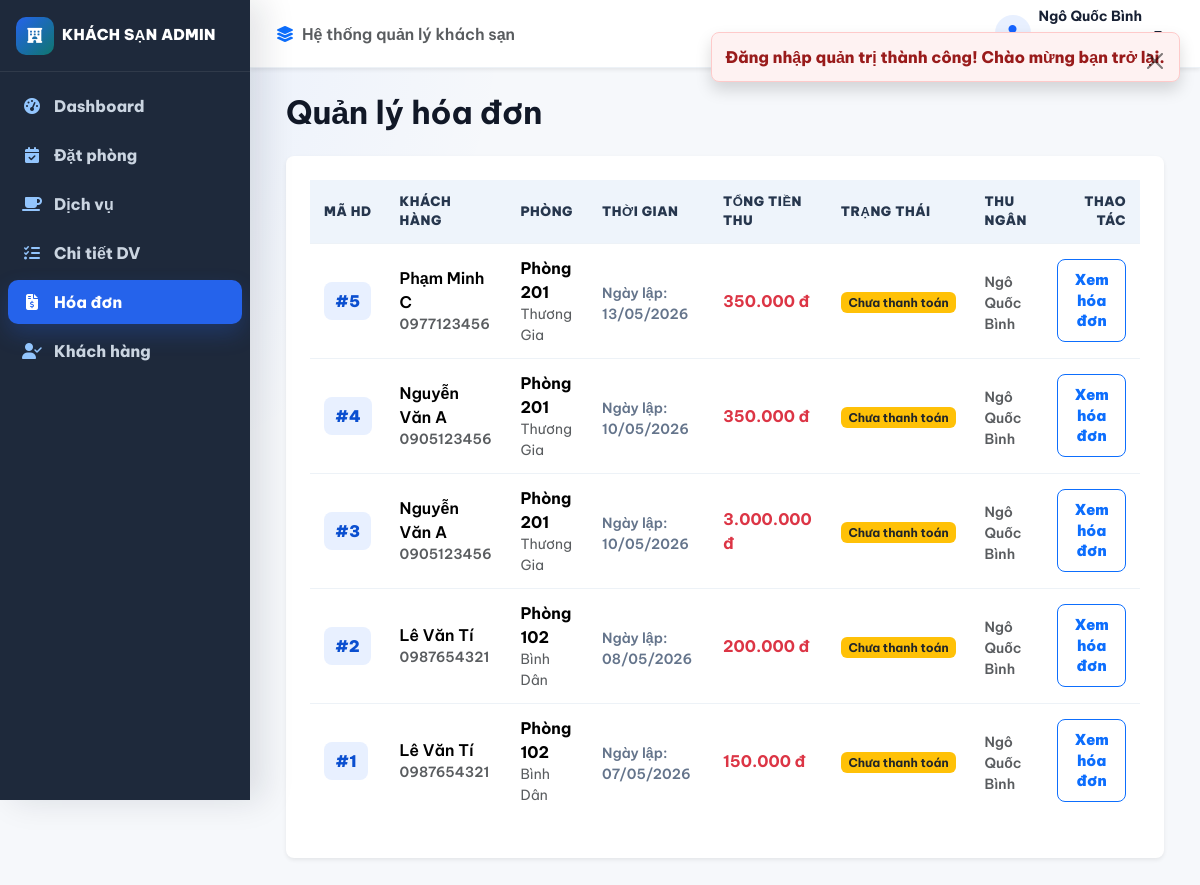
/admin/index.php?c=hoa-don (signed in), run on the app's committed database.
### tables this page shows
CREATE TABLE NHANVIEN
(
    MaNhanVien INT AUTO_INCREMENT PRIMARY KEY,
    Username VARCHAR(20),
    `Password` VARCHAR(255),
    TenNhanVien VARCHAR(100),
    NgaySinh DATE,
    CMND VARCHAR(20),
    NgayVaoLam DATE,
    MaChucVu INT,
    UNIQUE KEY uq_staff_username (Username),
    CONSTRAINT FK_NHANVIEN_CHUCVU 
        FOREIGN KEY (MaChucVu) REFERENCES CHUCVU(MaChucVu)
);

CREATE TABLE HOADON
(
    MaHoaDon INT AUTO_INCREMENT PRIMARY KEY,
    NgayThuTien DATE,
    SoTienThu INT,
    ChiTietJSON LONGTEXT NULL,
    MaCTDatPhong INT,
    MaNhanVien INT,
    TrangThai VARCHAR(30) DEFAULT 'CHUA_THANH_TOAN',
    CONSTRAINT FK_HOADON_CTDATPHONG 
        FOREIGN KEY (MaCTDatPhong) REFERENCES CTDATPHONG(MaCTDatPhong),
    CONSTRAINT FK_HOADON_NHANVIEN 
        FOREIGN KEY (MaNhanVien) REFERENCES NHANVIEN(MaNhanVien)
);

CREATE TABLE KHACHHANG
(
    MaKhachHang INT AUTO_INCREMENT PRIMARY KEY,
    HoTen VARCHAR(255),
    Email VARCHAR(254),
    DiaChi VARCHAR(255),
    DienThoai VARCHAR(20),
    CMND VARCHAR(20),
    MatKhau VARCHAR(255),
    TrangThai VARCHAR(30) DEFAULT 'HOAT_DONG',
    EmailConnexion VARCHAR(254) GENERATED ALWAYS AS (NULLIF(Email, '')) STORED,
    UNIQUE KEY uq_customer_phone (DienThoai),
    UNIQUE KEY uq_customer_email (EmailConnexion)
);

CREATE TABLE PHONG
(
    MaPhong INT PRIMARY KEY,
    MaLoaiPhong INT,
    HinhAnhDaiDien VARCHAR(255),
    TrangThai VARCHAR(30) DEFAULT 'Trống',
    CONSTRAINT FK_PHONG_LOAIPHONG 
        FOREIGN KEY (MaLoaiPhong) REFERENCES LOAIPHONG(MaLoaiPhong)
);

CREATE TABLE LOAIPHONG
(
    MaLoaiPhong INT AUTO_INCREMENT PRIMARY KEY,
    TenLoaiPhong VARCHAR(20),
    GiaPhong INT,
    MoTa VARCHAR(255),
    DaXoa BOOLEAN DEFAULT FALSE
);

### controllers/admin/HoaDonController.php (called while the page is built, shortened)
<?php
require_once __DIR__ . '/../../config/auth.php';
require_once __DIR__ . '/../../config/helpers.php';
require_once __DIR__ . '/../../models/HoaDonModel.php';
class HoaDonController {
    public function list(): void {
        Auth::requirePermission('HOA_DON');
        $items = HoaDonModel::getAll();
        render_admin_view('hoa-don/list', [
            'title' => 'Quản lý Hóa đơn',
            'items' => $items
        ]);
    }
}

### config/auth.php (called while the page is built, shortened)
<?php
require_once __DIR__ . '/database.php';
require_once __DIR__ . '/helpers.php';
class Auth {
    public static function isAdminLoggedIn(): bool {
        static $checked = false;
        if (!$checked) {
            $checked = true;
            $stmt = getDB()->prepare('SELECT nv.*, cv.TenChucVu FROM NHANVIEN nv LEFT JOIN CHUCVU cv ON cv.MaChucVu = nv.MaChucVu WHERE MaNhanVien = ?');
            $stmt->execute([$_SESSION['admin_user']['id']]);
        }
        return true;
    }
    public static function hasPermission(string $permission): bool {
        $perms = $_SESSION['admin_permissions'] ?? [];
        return in_array($permission, $perms);
    }
    public static function requireAdminLogin(): void {
        if (!self::isAdminLoggedIn()) {
            set_flash('danger', 'Vui lòng đăng nhập để tiếp tục.');
            redirect(admin_url('c=auth&a=login'));
        }
    }
    public static function requirePermission(string $permission): void {
        self::requireAdminLogin();
    }
}

### config/database.php (called while the page is built, shortened)
<?php
class Database {
    private static ?PDO $instance = null;
    public static function getConnection(): PDO {
        if (self::$instance === null) {
            $dsn = 'mysql:host=' . (getenv('HOTEL_DB_HOST') ?: self::DB_HOST)
                . ';port=' . (getenv('HOTEL_DB_PORT') ?: self::DB_PORT)
                . ';dbname=' . (getenv('HOTEL_DB_NAME') ?: self::DB_NAME) . ';charset=utf8mb4';
            $options = [
                PDO::ATTR_ERRMODE            => PDO::ERRMODE_EXCEPTION,
                PDO::ATTR_DEFAULT_FETCH_MODE => PDO::FETCH_ASSOC,
                PDO::ATTR_EMULATE_PREPARES   => false,
                PDO::MYSQL_ATTR_INIT_COMMAND => "SET NAMES utf8mb4"
            ];
            try {
                self::$instance = new PDO($dsn, getenv('HOTEL_DB_USER') ?: self::DB_USER, getenv('HOTEL_DB_PASS') ?: self::DB_PASS, $options);
                self::$instance->exec("SET time_zone = '+07:00'");
                self::$instance->exec('SET SESSION TRANSACTION ISOLATION LEVEL READ COMMITTED');
            } catch (PDOException $e) {
                error_log($e->getMessage());
                throw new RuntimeException('Không thể kết nối cơ sở dữ liệu. Vui lòng kiểm tra cấu hình máy chủ.');
            }
        }
        return self::$instance;
    }
}
function getDB(): PDO {
    return Database::getConnection();
}

### models/HoaDonModel.php (called while the page is built, shortened)
<?php
class HoaDonModel extends BaseModel {
    public static function getAll(): array {
        $db = self::db();
        $sql = "
            SELECT
                hd.*,
                kh.HoTen AS TenKhachHang, kh.DienThoai AS SdtKhachHang,
                p.MaPhong, lp.TenLoaiPhong,
                nv.TenNhanVien,
                cdp.NgayNhan, cdp.NgayTra
            FROM HOADON hd
            LEFT JOIN CTDATPHONG cdp ON hd.MaCTDatPhong = cdp.MaCTDatPhong
            LEFT JOIN KHACHHANG kh ON cdp.MaKhachHang = kh.MaKhachHang
            LEFT JOIN PHONG p ON cdp.MaPhong = p.MaPhong
            LEFT JOIN LOAIPHONG lp ON p.MaLoaiPhong = lp.MaLoaiPhong
            LEFT JOIN NHANVIEN nv ON hd.MaNhanVien = nv.MaNhanVien
            ORDER BY hd.MaHoaDon DESC
        ";
        return $db->query($sql)->fetchAll();
    }
}

### views/admin/hoa-don/list.php (the view, shortened to what this page needs)
<div class="container admin-wide my-4">
    <div class="d-flex justify-content-between align-items-center mb-4">
        <h1 class="fw-bold mb-0">Quản lý hóa đơn</h1>
    </div>
    <div class="card admin-panel border-0 shadow-sm p-4">
        <div class="table-responsive">
            <table class="table admin-table align-middle">
                <thead>
                    <tr>
                        <th>Mã HD</th>
                        <th>Khách hàng</th>
                        <th>Phòng</th>
                        <th>Thời gian</th>
                        <th>Tổng tiền thu</th>
                        <th>Trạng thái</th>
                        <th>Thu ngân</th>
                        <th class="text-end">Thao tác</th>
                    </tr>
                </thead>
                <tbody>
                    <?php if (!empty($items)): ?>
                        <?php foreach ($items as $item): ?>
                            <tr>
                                <td><span class="id-badge">#<?= $item['MaHoaDon'] ?></span></td>
                                <td class="fw-semibold">
                                    <?= e($item['TenKhachHang']) ?>
                                    <div class="small text-muted"><?= e($item['SdtKhachHang']) ?></div>
                                </td>
                                <td>
                                    <strong>Phòng <?= e($item['MaPhong']) ?></strong>
                                    <div class="small text-muted"><?= e($item['TenLoaiPhong']) ?></div>
                                </td>
                                <td>
                                    <small>Ngày lập: <?= format_date($item['NgayThuTien']) ?></small>
                                </td>
                                <td class="text-danger fw-bold fs-6">
                                    <?= format_currency($item['SoTienThu']) ?>
                                </td>
                                <td>
                                    <?php if ($item['TrangThai'] === 'DA_THANH_TOAN'): ?>
                                        <span class="badge bg-success">Đã thanh toán</span>
                                    <?php else: ?>
                                        <span class="badge bg-warning text-dark">Chưa thanh toán</span>
                                    <?php endif; ?>
                                </td>
                                <td>
                                    <small class="text-muted"><?= e($item['TenNhanVien'] ?? 'Hệ thống') ?></small>
                                </td>
                                <td class="text-end">
                                    <a href="<?= e(admin_url('c=hoa-don&a=detail&id=' . $item['MaHoaDon'])) ?>" class="btn btn-sm btn-outline-primary">
                                        Xem hóa đơn
                                    </a>
                                </td>
                            </tr>
                        <?php endforeach; ?>
                    <?php else: ?>
                        <tr>
                            <td colspan="8" class="text-center py-4 text-muted">Chưa có hóa đơn nào trên hệ thống.</td>
                        </tr>
                    <?php endif; ?>
                </tbody>
            </table>
        </div>
    </div>
</div>

### views/admin/layouts/nav.php (shortened to what this page needs)
<?php
require_once __DIR__ . '/../../../config/auth.php';
$currentC = $_GET['c'] ?? 'dashboard';
?>
<div class="admin-shell">
    <aside class="admin-sidebar">
        <a class="admin-brand d-flex align-items-center gap-2 px-3 py-3" href="<?= e(admin_url('c=dashboard')) ?>">
            <span class="brand-icon"><i class="fa-solid fa-hotel"></i></span>
            <span>KHÁCH SẠN ADMIN</span>
        </a>
        <nav class="admin-menu px-2">
            <?php if (Auth::hasPermission('DASHBOARD')): ?>
            <a class="admin-menu-link <?= ($currentC === 'dashboard') ? 'active' : '' ?>" href="<?= e(admin_url('c=dashboard')) ?>">
                <i class="fa-solid fa-gauge-high"></i>
                <span>Dashboard</span>
            </a>
            <?php endif; ?>
            <?php if (Auth::hasPermission('DAT_PHONG')): ?>
            <a class="admin-menu-link <?= ($currentC === 'dat-phong') ? 'active' : '' ?>" href="<?= e(admin_url('c=dat-phong')) ?>">
                <i class="fa-solid fa-calendar-check"></i>
                <span>Đặt phòng</span>
            </a>
            <?php endif; ?>
            <?php if (Auth::hasPermission('DICH_VU')): ?>
            <a class="admin-menu-link <?= ($currentC === 'dich-vu') ? 'active' : '' ?>" href="<?= e(admin_url('c=dich-vu')) ?>">
                <i class="fa-solid fa-mug-saucer"></i>
                <span>Dịch vụ</span>
            </a>
            <?php endif; ?>
            <?php if (Auth::hasPermission('CT_DICH_VU')): ?>
            <a class="admin-menu-link <?= ($currentC === 'ct-dich-vu') ? 'active' : '' ?>" href="<?= e(admin_url('c=ct-dich-vu')) ?>">
                <i class="fa-solid fa-list-check"></i>
                <span>Chi tiết DV</span>
            </a>
            <?php endif; ?>
            <?php if (Auth::hasPermission('HOA_DON')): ?>
            <a class="admin-menu-link <?= ($currentC === 'hoa-don') ? 'active' : '' ?>" href="<?= e(admin_url('c=hoa-don')) ?>">
                <i class="fa-solid fa-file-invoice-dollar"></i>
                <span>Hóa đơn</span>
            </a>
            <?php endif; ?>
            <?php if (Auth::hasPermission('KHACH_HANG')): ?>
            <a class="admin-menu-link <?= ($currentC === 'khach-hang') ? 'active' : '' ?>" href="<?= e(admin_url('c=khach-hang')) ?>">
                <i class="fa-solid fa-user-check"></i>
                <span>Khách hàng</span>
            </a>
            <?php endif; ?>
        </nav>
    </aside>
    <header class="admin-topbar shadow-sm">
        <div class="d-flex align-items-center gap-2 text-muted fw-semibold">
            <i class="fa-solid fa-layer-group text-primary"></i>
            <span>Hệ thống quản lý khách sạn</span>
        </div>
        <div class="dropdown ms-auto">
            <button class="admin-account dropdown-toggle border-0 bg-transparent d-flex align-items-center gap-2"
                    type="button"
                    data-bs-toggle="dropdown"
                    aria-expanded="false">
                <span class="admin-avatar">
                </span>
                <span class="account-text text-start">
                    <strong><?= e($currentUser['fullName'] ?? 'Admin') ?></strong>
                    <br>
                    <small class="text-muted"><?= e($currentUser['roleName'] ?? 'Nhân viên') ?></small>
                </span>
            </button>
        </div>
    </header>
</div>

### data on the page
nhanvien: TenNhanVien "Ngô Quốc Bình"
hoadon: MaHoaDon "5", khachhang.HoTen "Phạm Minh C", khachhang.DienThoai "0977123456", phong.MaPhong "201", loaiphong.TenLoaiPhong "Thương Gia", NgayThuTien "13/05/2026", SoTienThu "350.000 đ", TrangThai "Chưa thanh toán", MaNhanVien.TenNhanVien "Ngô Quốc Bình"
hoadon: MaHoaDon "4", khachhang.HoTen "Nguyễn Văn A", khachhang.DienThoai "0905123456", phong.MaPhong "201", loaiphong.TenLoaiPhong "Thương Gia", NgayThuTien "10/05/2026", SoTienThu "350.000 đ", TrangThai "Chưa thanh toán", MaNhanVien.TenNhanVien "Ngô Quốc Bình"
hoadon: MaHoaDon "3", khachhang.HoTen "Nguyễn Văn A", khachhang.DienThoai "0905123456", phong.MaPhong "201", loaiphong.TenLoaiPhong "Thương Gia", NgayThuTien "10/05/2026", SoTienThu "3.000.000 đ", TrangThai "Chưa thanh toán", MaNhanVien.TenNhanVien "Ngô Quốc Bình"
hoadon: MaHoaDon "2", khachhang.HoTen "Lê Văn Tí", khachhang.DienThoai "0987654321", phong.MaPhong "102", loaiphong.TenLoaiPhong "Bình Dân", NgayThuTien "08/05/2026", SoTienThu "200.000 đ", TrangThai "Chưa thanh toán", MaNhanVien.TenNhanVien "Ngô Quốc Bình"
hoadon: MaHoaDon "1", khachhang.HoTen "Lê Văn Tí", khachhang.DienThoai "0987654321", phong.MaPhong "102", loaiphong.TenLoaiPhong "Bình Dân", NgayThuTien "07/05/2026", SoTienThu "150.000 đ", TrangThai "Chưa thanh toán", MaNhanVien.TenNhanVien "Ngô Quốc Bình"

### other printed values
$flash['message'] "Đăng nhập quản trị thành công! Chào mừng bạn trở lại."
